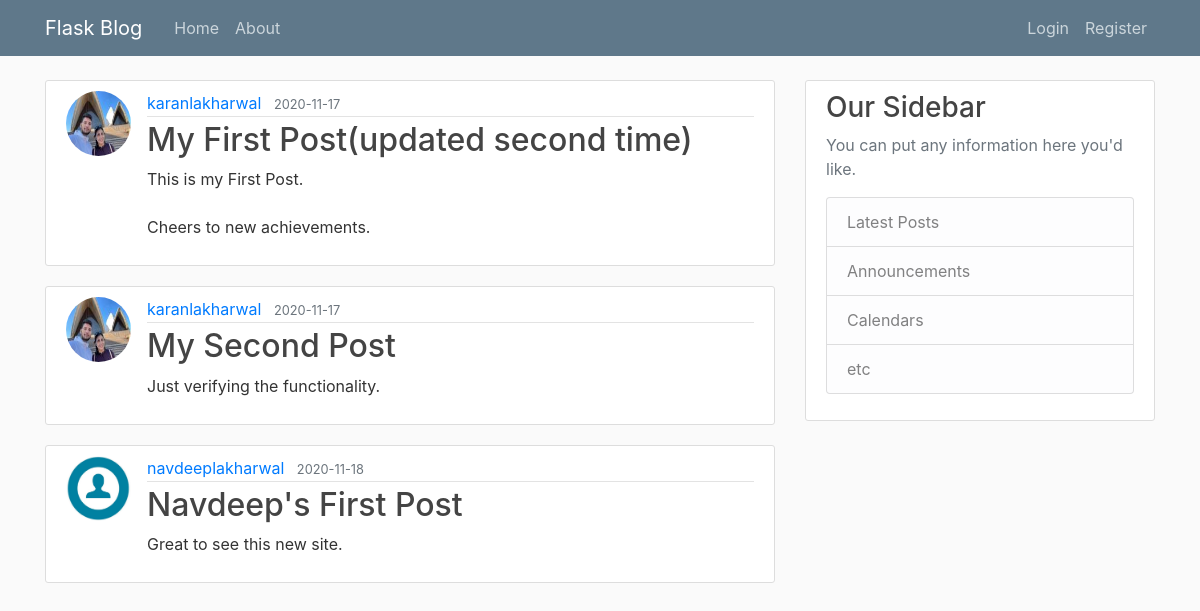
The page /home on the database its author committed.
### FlaskBlog/models.py (models this page shows, shortened)
class Post(db.Model):
    id = db.Column(db.Integer, primary_key=True)
    title = db.Column(db.String(100), nullable=False)
    date_posted = db.Column(db.DateTime, nullable=False, default=datetime.utcnow)
    content = db.Column(db.Text, nullable=False)
    user_id = db.Column(db.Integer, db.ForeignKey('user.id'), nullable=False)

class User(db.Model, UserMixin):
    id = db.Column(db.Integer, primary_key=True)
    username = db.Column(db.String(20), unique=True, nullable=False)
    email = db.Column(db.String(120), unique=True, nullable=False)
    image_file = db.Column(db.String(20), nullable=False, default='default.jpg')
    password = db.Column(db.String(60), nullable=False)
    posts = db.relationship('Post', backref='author', lazy=True)

### FlaskBlog/routes.py (the view)
@app.route('/')  # home page for our website
@app.route('/home')  # set / and /home link to go to home page
def home():
    posts =Post.query.all()
    return render_template('home.html', posts=posts)

### FlaskBlog/templates/home.html
{% extends 'layout.html' %}
{% block content %}
    {% for post in posts %}
    <article class="media content-section">
      <img class="rounded-circle article-img" src="{{ url_for('static',filename='profile_pics/'+ post.author.image_file)}}">
      <div class="media-body">
        <div class="article-metadata">
          <a class="mr-2" href="#">{{ post.author.username }}</a>
          <small class="text-muted">{{ post.date_posted.strftime('%Y-%m-%d') }}</small>
        </div>
        <h2><a class="article-title" href="{{url_for('post',post_id=post.id)}}">{{ post.title }}</a></h2>
        <p class="article-content">{{ post.content }}</p>
      </div>
    </article>
    {% endfor %}
{% endblock content %}

### FlaskBlog/templates/layout.html (shortened to what this page needs)
<!DOCTYPE html>
<html lang="en" dir="ltr">
    <head>
        <link rel="stylesheet" href="https://stackpath.bootstrapcdn.com/bootstrap/4.3.1/css/bootstrap.min.css">
        <link rel="stylesheet" type="text/css" href="{{ url_for('static', filename='main.css')}}">
    </head>
    <body>
        <header class="site-header">
          <nav class="navbar navbar-expand-md navbar-dark bg-steel fixed-top">
            <div class="container">
              <a class="navbar-brand mr-4" href="/">Flask Blog</a>
              <div class="collapse navbar-collapse" id="navbarToggle">
                <div class="navbar-nav mr-auto">
                  <a class="nav-item nav-link" href="/">Home</a>
                  <a class="nav-item nav-link" href="/about">About</a>
                </div>
                <div class="navbar-nav">
                    {% if current_user.is_authenticated %}
                        <a class="nav-item nav-link" href="/post/new">New Post</a>
                        <a class="nav-item nav-link" href="/account">Account</a>
                        <a class="nav-item nav-link" href="/logout">Logout</a>
                    {% else %}
                        <a class="nav-item nav-link" href="/login">Login</a>
                        <a class="nav-item nav-link" href="/register">Register</a>
                    {% endif %}
                </div>
              </div>
            </div>
          </nav>
        </header>
        <main role="main" class="container">
          <div class="row">
            <div class="col-md-8">
              {% block content %}{% endblock %}
            </div>
            <div class="col-md-4">
              <div class="content-section">
                <h3>Our Sidebar</h3>
                <p class='text-muted'>You can put any information here you'd like.
                  <ul class="list-group">
                    <li class="list-group-item list-group-item-light">Latest Posts</li>
                    <li class="list-group-item list-group-item-light">Announcements</li>
                    <li class="list-group-item list-group-item-light">Calendars</li>
                    <li class="list-group-item list-group-item-light">etc</li>
                  </ul>
                </p>
              </div>
            </div>
          </div>
        </main>
    </body>
</html>

### FlaskBlog/static/main.css (style rules this page uses)
body { background: #fafafa; color: #333333; margin-top: 5rem; }
h1, h2, h3, h4, h5, h6 { color: #444444; }
.bg-steel { background-color: #5f788a; }
.site-header .navbar-nav .nav-link { color: #cbd5db; }
.content-section { background: #ffffff; padding: 10px 20px; border: 1px solid #dddddd; border-radius: 3px; margin-bottom: 20px; }
.article-title { color: #444444; }
.article-content { white-space: pre-line; }
.article-img { height: 65px; width: 65px; margin-right: 16px; }
.article-metadata { padding-bottom: 1px; margin-bottom: 4px; border-bottom: 1px solid #e3e3e3 }

### rows shown on the page
Post: image_file (picture), author.username "karanlakharwal", date_posted "2020-11-17", title "My First Post(updated second time)", content "This is my First Post. Cheers to new achievements."
Post: image_file (picture), author.username "karanlakharwal", date_posted "2020-11-17", title "My Second Post", content "Just verifying the functionality."
Post: image_file (placeholder picture), author.username "navdeeplakharwal", date_posted "2020-11-18", title "Navdeep's First Post", content "Great to see this new site."
